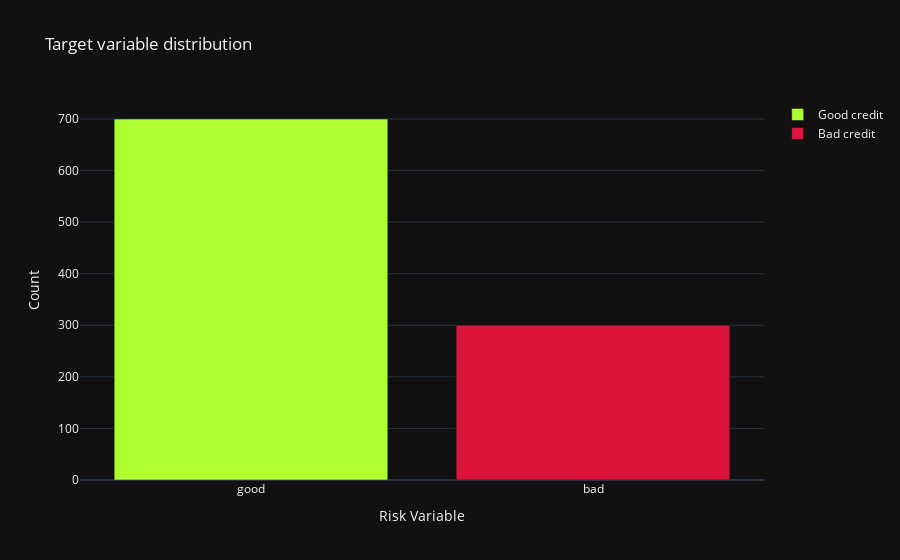

Notebook source saved alongside this figure:
### Markdown cell above
### **EDA (Exploratory of Data Analysis)**
- Starting by distribuition of column Age.

### Code cell
py.init_notebook_mode(connected=True) # enable offline plotly version
trace0 = go.Bar(
            x = df[df["Risk"]== 'good']["Risk"].value_counts().index.values,
            y = df[df["Risk"]== 'good']["Risk"].value_counts().values,
            name='Good credit',
            marker_color="greenyellow"
    )

trace1 = go.Bar(
            x = df[df["Risk"]== 'bad']["Risk"].value_counts().index.values,
            y = df[df["Risk"]== 'bad']["Risk"].value_counts().values,
            name='Bad credit',
            marker_color="crimson"
    )

data = [trace0, trace1]

layout = go.Layout()

layout = go.Layout(
    yaxis=dict(
        title='Count'
    ),
    xaxis=dict(
        title='Risk Variable'
    ),
    title='Target variable distribution'
)

fig = go.Figure(data=data, layout=layout)

py.iplot(fig, filename='grouped-bar')

### Figure 1 — Plotly figure (JSON) as saved in the notebook; plotly's stock layout.template omitted (floating-point values rounded to 4 significant figures)
{"data": [{"marker": {"color": "greenyellow"}, "name": "Good credit", "type": "bar", "x": ["good"], "y": [700]}, {"marker": {"color": "crimson"}, "name": "Bad credit", "type": "bar", "x": ["bad"], "y": [300]}], "layout": {"title": {"text": "Target variable distribution"}, "xaxis": {"title": {"text": "Risk Variable"}}, "yaxis": {"title": {"text": "Count"}}}}
